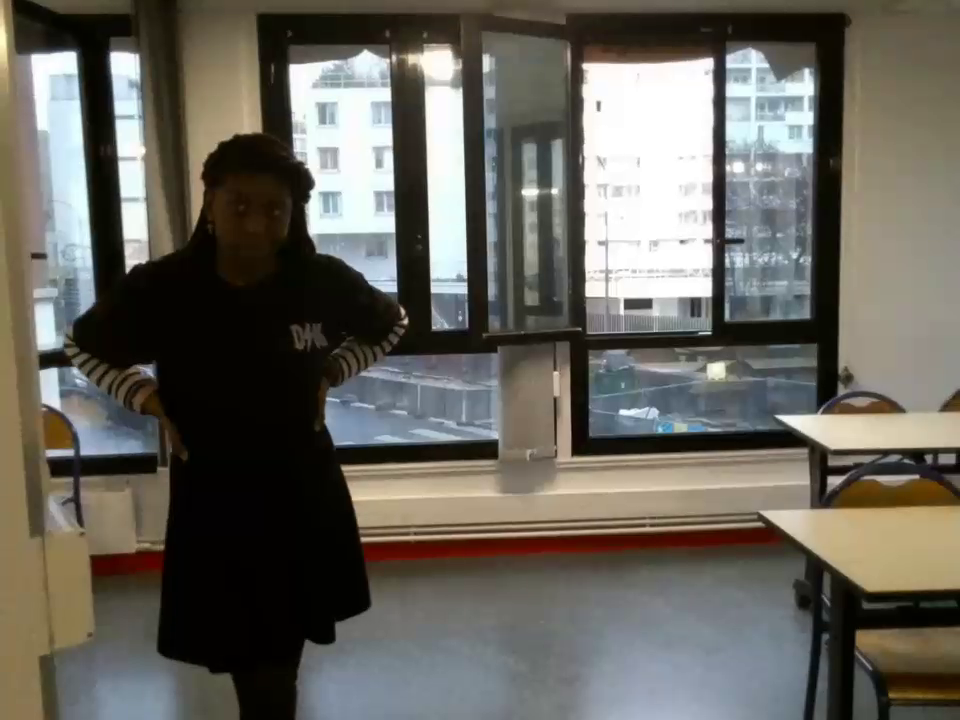
#> input picture assets/stop10.png, 960 x 720 px, given in place of go1.png, which was not available
$ python train.py
#> lines starting #> are read from the running program, lines starting #| are printed output that depends on the picture; long printed decimals are rounded; pictures that were not available may be replaced by others from this repository, and a replacement may not be noted
import json
import math
import random

from PIL import Image


class Train:
    def __init__(self):
        self.n = 64*64*3
        self.url_test = "assets/stop1.png"
        self.retry_learn = 300
        self.weights = []
        self.weights2 = []
        self.max_go = 12
        self.max_slow = 13
        self.max_stop = 10
        self.weights = self.initalization(self.weights)
        self.weights2 = self.initalization(self.weights2)
        self.run()
        self.listInJson("assets/data/w1.json",self.weights)
        self.listInJson("assets/data/w2.json",self.weights2)

    def initalization(self,w):
        for i in range(self.n):
            w.append(random.random())
        return w

    def ImageToList(self,url):
#> called with url = 'assets/go1.png'
        lst = []
        with Image.open(url) as image:
#> image is the input picture: PIL image 960x720 RGB; mean R, G, B 103.7, 101, 93.3
            image = image.resize((64,64))
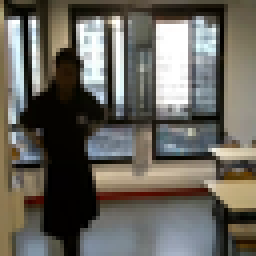
#> image: PIL image 64x64 RGB (shown 4 times larger); mean R, G, B 103.7, 100.9, 93.3
            array = list(image.getdata())
#> array = 4096 items, first 6: (113, 95, 66), (14, 11, 1), (33, 32, 23), (75, 70, 53), (88, 78, 59), (86, 76, 56)
            for i in range(len(array)):
                for j in range(3):
                    lst.append(array[i][j])
#> after the loop, lst = 12288 values, max 255 at index 969, min 0 at index 398, mean 99.28
            return lst

    def sigmoid(self,x):
        x/=100000 #for math overflow
        print(x)
        return 1 / (1 + math.exp(-x))

    def predict(self,input,w):
        output = 0
#> output = 0
        for i in range(len(input)):
            output += w[i] * input[i]
#> this loop made 12288 passes
#> output on passes 1 to 3: 95.42, 167.4, 195.2
#> after the loop, output = 610628.6
        return self.sigmoid(output)
#> in sigmoid, `x/=100000`: x = 6.11
#| 6.106


    def train(self,inputs,target,w):
        output = self.predict(inputs,w)
#> output = 0.998
        error = target - output
#> error = 0.00222
        for i in range(len(inputs)):
            w[i] += error * inputs[i] * 0.1
#> after the loop, w = 12288 values, max 1.06 at index 3396, min 0.00118 at index 10597, mean 0.522
        return w

    def listInJson(self,path,data):
        with open(path,"w") as fp:
            json.dump(data,fp)

    def run(self):
        for i in range(self.retry_learn):
            for j in range(1,self.max_go+1):
                self.weights = self.train(self.ImageToList("assets/go"+str(j)+".png"),1,self.weights)
#> self.weights has the same summary as w in train
            for j in range(1,self.max_slow+1):
                self.weights = self.train(self.ImageToList("assets/slow"+str(j)+".png"),0,self.weights)
            for j in range(1,self.max_stop+1):
                self.weights = self.train(self.ImageToList("assets/stop"+str(j)+".png"),0,self.weights)


        test = self.predict(self.ImageToList(self.url_test),self.weights)
        print(test)

        if (test > 0.5):
            print("Go")
        else:
            for i in range(self.retry_learn):
                for j in range(1, self.max_slow + 0):
                    self.weights2 = self.train(self.ImageToList("assets/slow" + str(j) + ".png"), 1, self.weights2)
                for j in range(1, self.max_stop + 1):
                    self.weights2 = self.train(self.ImageToList("assets/stop" + str(j) + ".png"), 0, self.weights2)

            test = self.predict(self.ImageToList(self.url_test), self.weights2)
            print(test)

            if (test > 0.5):
                print("slow")
            else:
                print("stop")


if __name__ == '__main__':
#> (the run stopped early here; a loop or call above may not have finished)

$ run again, on assets/stop2.png
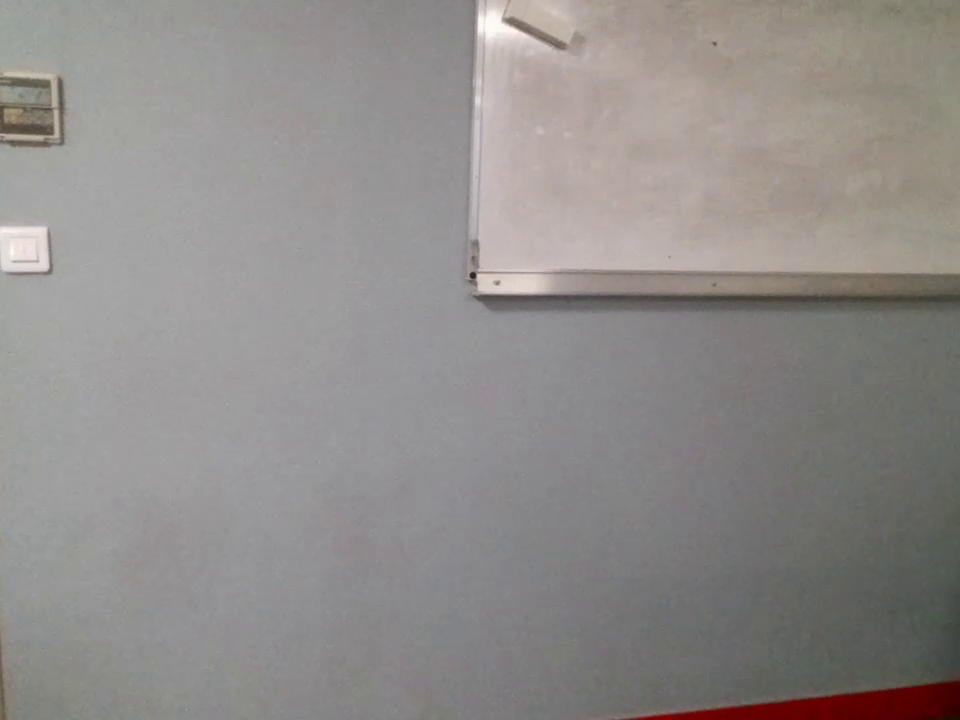
#> input picture assets/stop2.png, 960 x 720 px, given in place of go1.png, which was not available
#> in ImageToList, image is the input picture: PIL image 960x720 RGB; mean R, G, B 144.1, 140.4, 138.6
#> in ImageToList, `image = image.resize((64,64))`:
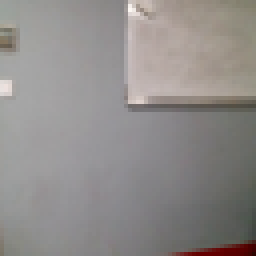
#> image: PIL image 64x64 RGB (shown 4 times larger); mean R, G, B 144.1, 140.4, 138.6
#> array = 4096 items, first 6: (157, 159, 156), (157, 159, 155), (154, 158, 155), (154, 157, 152), (152, 155, 152), (154, 156, 153)
#> after the loop in ImageToList, `for i in range(len(array)):`: lst = 12288 values, max 252 at index 480, min 0 at index 11899, mean 141
#> in predict, `output = 0`: output = 0
#> the loop in predict, `for i in range(len(input)):` made 12288 passes
#> output on passes 1 to 3: 132.6, 253.1, 318.7
#> after the loop in predict, `for i in range(len(input)):`: output = 866814.1
#> x = 8.67
#| 8.668
#> in train, `output = self.predict(inputs,w)`: output = 1
#> error = 0.000172
#> after the loop in train, `for i in range(len(inputs)):`: w = 12288 values, max 1 at index 1254, min 0.0019 at index 5755, mean 0.502
#> self.weights has the same summary as w in train

$ run again, on assets/stop3.png
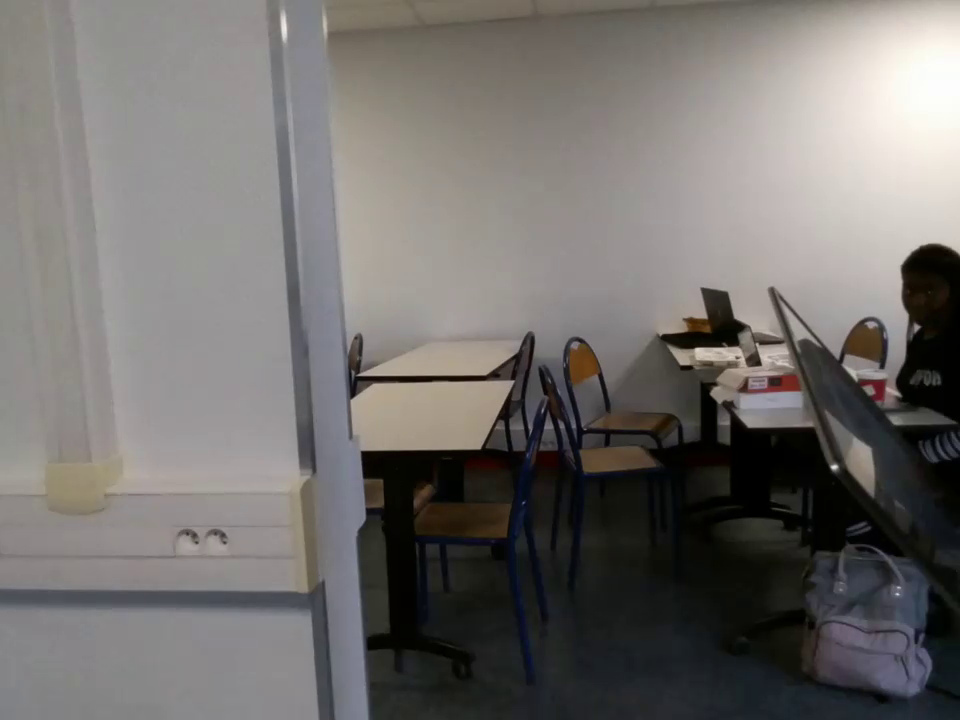
#> input picture assets/stop3.png, 960 x 720 px, given in place of go1.png, which was not available
#> in ImageToList, image is the input picture: PIL image 960x720 RGB; mean R, G, B 114.9, 111.7, 109.5
#> in ImageToList, `image = image.resize((64,64))`:
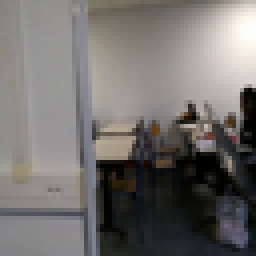
#> image: PIL image 64x64 RGB (shown 4 times larger); mean R, G, B 114.9, 111.7, 109.5
#> array = 4096 items, first 6: (132, 131, 124), (135, 131, 125), (138, 133, 128), (138, 133, 130), (140, 135, 134), (147, 145, 143)
#> after the loop in ImageToList, `for i in range(len(array)):`: lst = 12288 values, max 253 at index 957, min 0 at index 4599, mean 112
#> in predict, `output = 0`: output = 0
#> the loop in predict, `for i in range(len(input)):` made 12288 passes
#> output on passes 1 to 3: 111.5, 210.8, 262.9
#> after the loop in predict, `for i in range(len(input)):`: output = 689080.8
#> x = 6.89
#| 6.891
#> in train, `output = self.predict(inputs,w)`: output = 0.999
#> error = 0.00102
#> after the loop in train, `for i in range(len(inputs)):`: w = 12288 values, max 1.02 at index 1135, min 0.000615 at index 6719, mean 0.511
#> self.weights has the same summary as w in train
